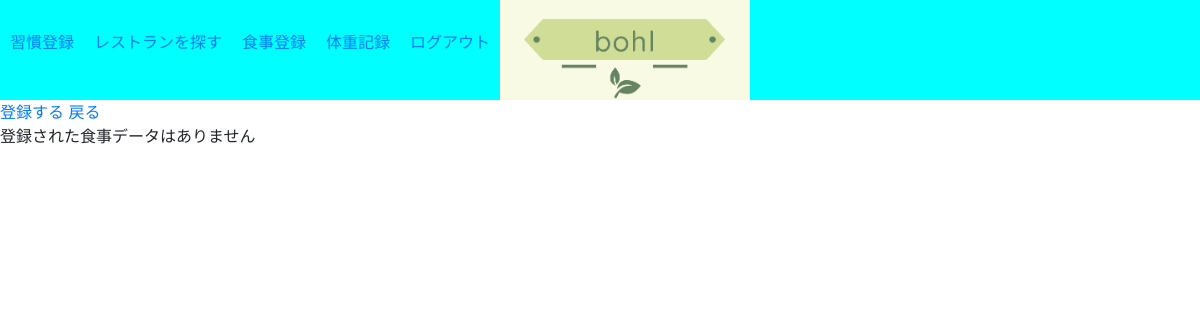
The page /meals/ (signed in) on the database as committed earlier.
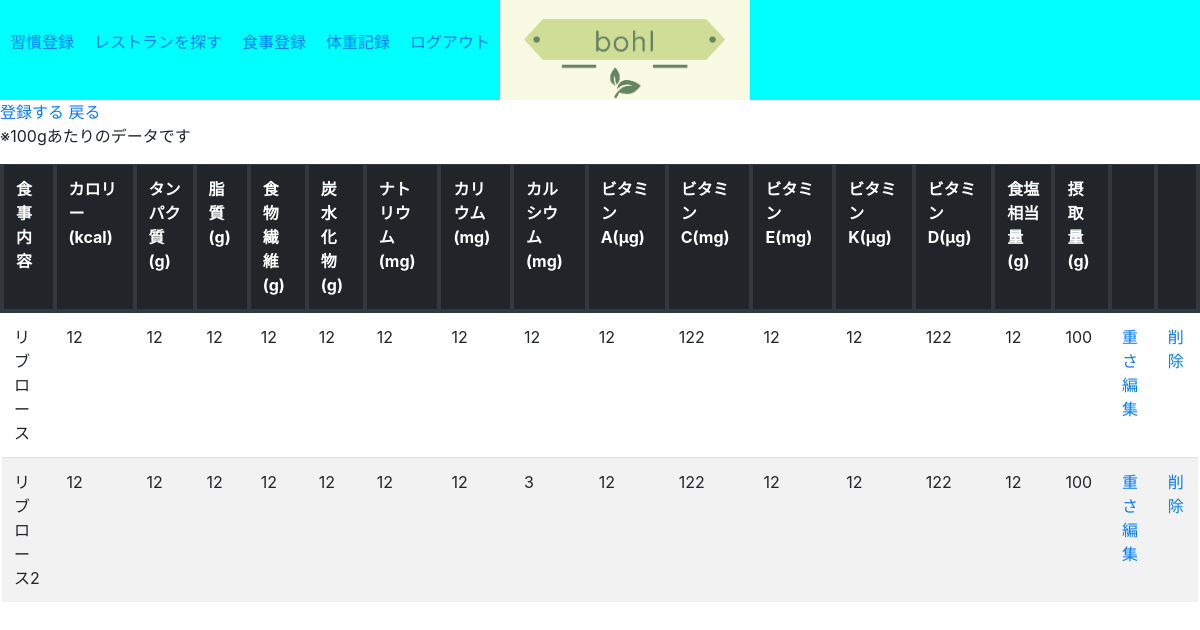
The same page on the database as committed later.
### star_app/models.py (models this page shows)
class Meal(models.Model):
    created_at = models.DateTimeField(auto_now_add=True)
    user_id = models.IntegerField(null=True)
    calcium = models.CharField(max_length=100)
    calorie = models.CharField(max_length=100)
    carbohydrate = models.CharField(max_length=100)
    dietary_fiber = models.CharField(max_length=100)
    fat = models.CharField(max_length=100)
    food_id = models.CharField(max_length=100)
    food_name = models.CharField(max_length=300)
    potassium = models.CharField(max_length=100)
    protein = models.CharField(max_length=100)
    salt = models.CharField(max_length=100)
    sodium = models.CharField(max_length=100)
    vitamin_a = models.CharField(max_length=100)
    vitamin_c = models.CharField(max_length=100)
    vitamin_d = models.CharField(max_length=100)
    vitamin_e = models.CharField(max_length=100)
    vitamin_k = models.CharField(max_length=100)
    weight = models.IntegerField(validators=[MinValueValidator(0)],default=100)

### star_app/views.py (the view)
# urls.py: path('meals/', views.meals, name='meals'),
@login_required
def meals(request):
    meal = Meal.objects.filter(user_id=request.user.id).all()
    if len(meal)!=0:
        meal = meal
    else:
        meal = None
    return render(request,'star_app/meal.html',context={'meal':meal})

### star_app/templates/star_app/meal.html (shortened to what this page needs)
{% extends "base.html" %}
{% block content %}
<a href="{% url 'meals_page' %}">登録する</a>
<a href="{% url 'index' %}">戻る</a>
<div class ="meals">
  <table class ="table table-striped">
  {% if meal == None %}
  <p>登録された食事データはありません</p>
  {% else %}
  <p>※100gあたりのデータです</p>
  <tr class ="thead-dark">
  <th>食事内容</th>
  <th>カロリー(kcal)</th>
  <th>タンパク質(g)</th>
  <th>脂質(g)</th>
  <th>食物繊維(g)</th>
  <th>炭水化物(g)</th>
  <th>ナトリウム(mg)</th>
  <th>カリウム(mg)</th>
  <th>カルシウム(mg)</th>
  <th>ビタミンA(μg)</th>
  <th>ビタミンC(mg)</th>
  <th>ビタミンE(mg)</th>
  <th>ビタミンK(μg)</th>
  <th>ビタミンD(μg)</th>
  <th>食塩相当量(g)</th>
  <th>摂取量(g)</th>
  <th></th>
  <th></th>
  </tr>
  {% endif %}
  {% for item in meal %}
    <tr>
    <td>{{ item.food_name }}</td>
    <td>{{ item.calorie }}</td>
    <td>{{ item.protein }}</td>
    <td>{{ item.fat }}</td>
    <td>{{ item.dietary_fiber }}</td>
    <td>{{ item.carbohydrate }}</td>
    <td>{{ item.sodium }}</td>
    <td>{{ item.potassium }}</td>
    <td>{{ item.calcium }}</td>
    <td>{{ item.vitamin_a }}</td>
    <td>{{ item.vitamin_c }}</td>
    <td>{{ item.vitamin_e }}</td>
    <td>{{ item.vitamin_k }}</td>
    <td>{{ item.vitamin_d }}</td>
    <td>{{ item.salt }}</td>
    <td>{{ item.weight }}</td>
    <td><a href="{% url 'weight' item.id %}">重さ編集</a>
    </td>
    <td><a href="{% url 'deletemeal' item.id %}">削除</a></td>
    </tr>
   {% endfor %}
</div>
{% endblock %}

### star_app/templates/base.html (shortened to what this page needs)
{% load static %}
<!DOCTYPE html>
<html lang="en">
<head>
    <link href="{% static 'css/stylesheet.css' %}" rel="stylesheet">
	<link rel="stylesheet" href="{% static 'css/bootstrap.min.css' %}">
</head>
<body>
  <header>
     <div>
		  <a href="{% url 'index' %}"><img src="{% static "images/bohllogo1.png"%}" width=250px></a>
		  <p><a href="{% url 'alert'%}">習慣登録</a></p>
      <p><a href="{% url 'lunchplace' %}">レストランを探す</a></p>
      <p><a href="{% url 'meals' %}">食事登録</a></p>
      <p><a href="{% url 'bweight' %}">体重記録</a></p>
	{% if request.user.is_authenticated %}
    <p><a href="{% url 'logout' %}">ログアウト</a></p>
    {% endif %}
	</div>
  </header>
	<div class="main">
		  {% block content %}{% endblock %}
	</div>
</body>
</html>

### staticfiles/css/stylesheet.css (style rules this page uses)
header h1,header p { float:left; }
header p { padding:30px 10px; }
header { background-color:aqua; height:100px; }
th { border:4px,solid; border-color:black; }

Rows that differ between the two databases and show on the page:
added Meal: food_name "リブロース", calorie "12", protein "12", fat "12", dietary_fiber "12", carbohydrate "12", sodium "12", potassium "12", calcium "12", vitamin_a "12", vitamin_c "122", vitamin_e "12", vitamin_k "12", vitamin_d "122", salt "12", weight "100"
added Meal: food_name "リブロース2", calorie "12", protein "12", fat "12", dietary_fiber "12", carbohydrate "12", sodium "12", potassium "12", calcium "3", vitamin_a "12", vitamin_c "122", vitamin_e "12", vitamin_k "12", vitamin_d "122", salt "12", weight "100"
Other text that changed with them:
text no longer shown: "登録された食事データはありません"
text now shown: "※100gあたりのデータです 食事内容 カロリー(kcal) タンパク質(g) 脂質(g) 食物繊維(g) 炭水化物(g) ナトリウム(mg) カリウム(mg) カルシウム(mg) ビタミンA(μg) ビタミンC(mg) ビタミンE(mg) ビタミンK(μg) ビタミンD(μg) 食塩相当量(g) 摂取量(g)"
